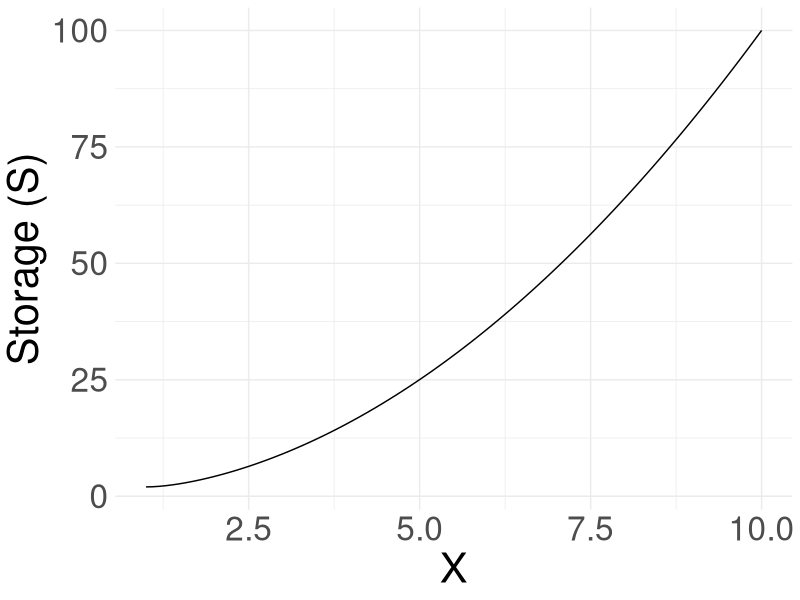
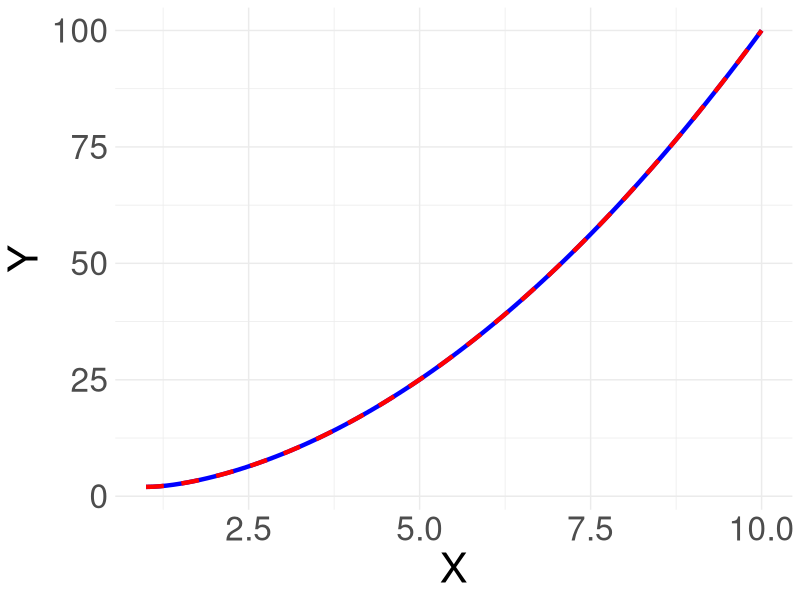
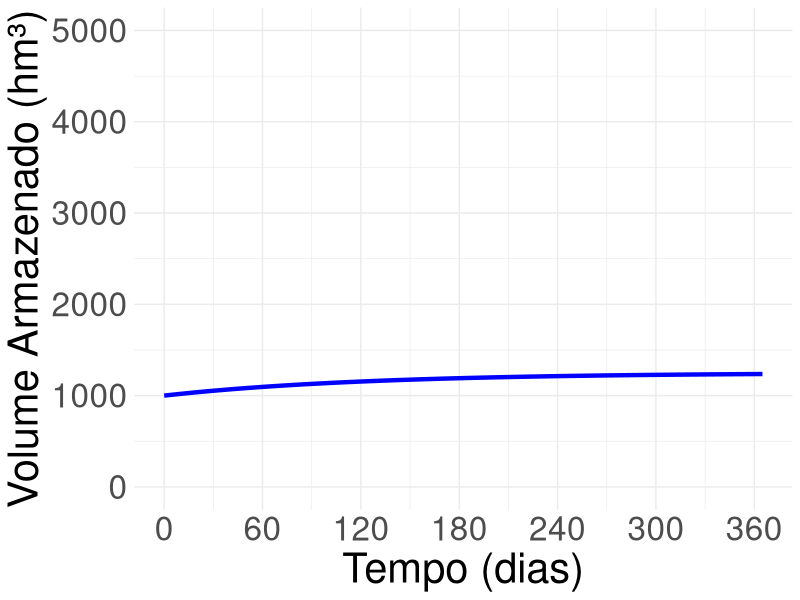
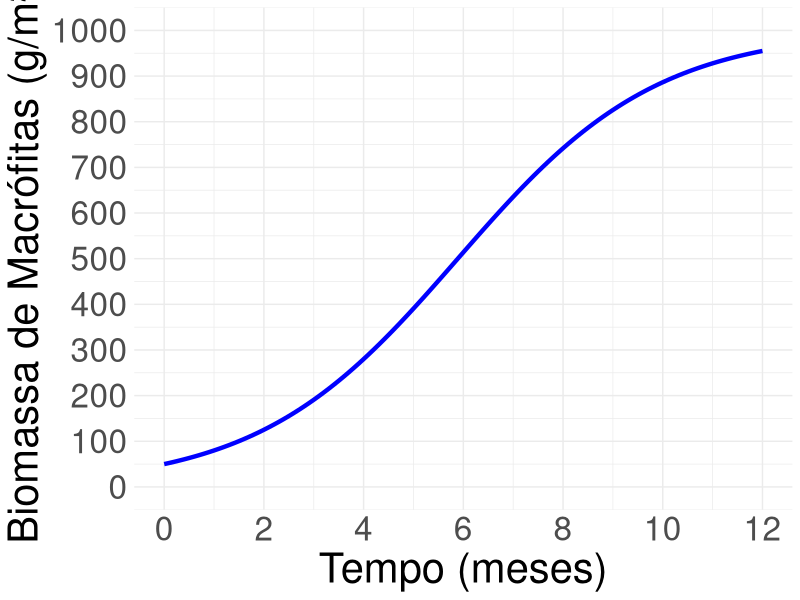
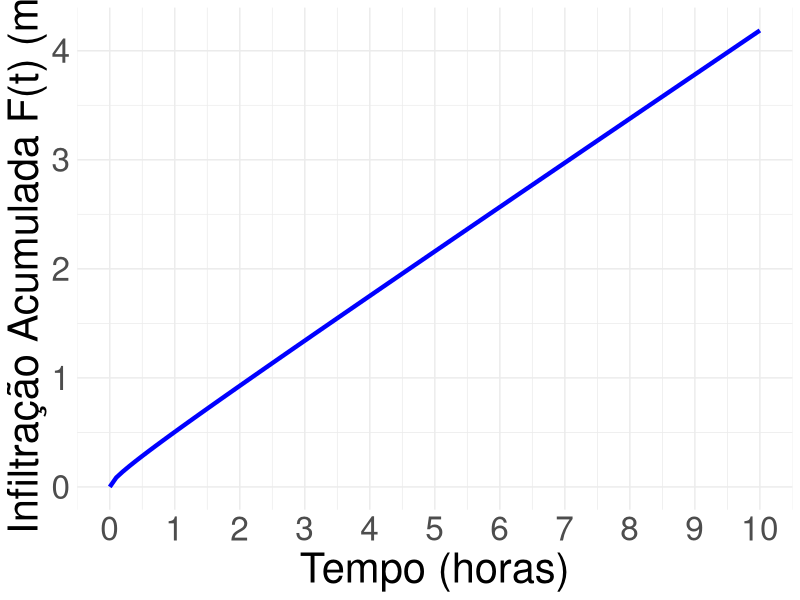
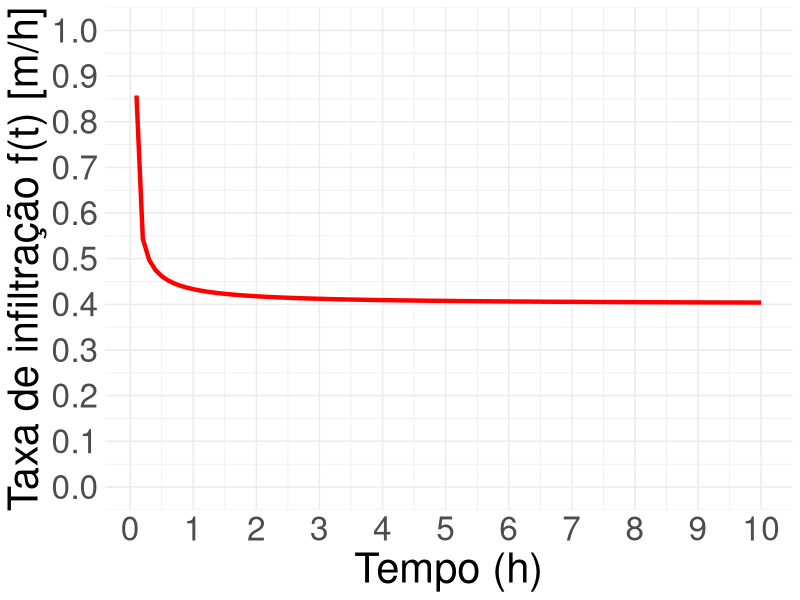

Recreate these plots in R, in order.
"
Programa de Pós-Graduação em Engenharia Agricola (PPGEA)
Disciplina: Matemática Aplicada à Engenharia Agrícola
Aula 9 - Equações Diferenciais Ordinárias (EDOs)

Autor: Dr. Pedro Alencar
05.11.2025
"

#%% 0. Carregando pacotes necessários ------
library(dplyr)    # Para manipulação de dados
library(tidyr)    # Para manipulação de dados

library(deSolve)  # Para resolver EDOs

library(ggplot2)  # Para visualização dos resultados

#%% 1. Exemplo simples com deSolve ------

#' Vamos voltar ao exemplo 1 e 2 da primeira parte da aula.
#' A equação diferencia é dada por:
#' x*y' + 2y = 4x^2
#' y(1) = 2
#'
#' Utilizando deSolve, devemos:
#' 1) definir a nossa equação como uma função
#' 2) definir o estado inicial
#' 3) definir os parâmetros (se houver)
#' 4) definir o tempo de simulação
#' 5) rodar a simulação com a função ode()

# 1) definindo a equação como uma função
#' Note que a função deve ter os argumentos: tempo, estado, parâmetros
#' No nosso caso, não há parâmetros
#' A função deve retornar uma lista com a derivada
#' A variável "x" será o tempo na simulação
#' A variável "y" será o estado que queremos simular
#' A equação deve ser rearranjada para isolar y':
#' y' = 4x - (2/x)y (Note que x != 0 é condição necessária)

ode_fun <- function(x, state, parameters) {
  with(as.list(state), {
    dy <- 4 * x - (2 / x) * y # from y' + (2/x)y = 4x
    list(c(dy))
  })
}

# 2) definindo o estado inicial
state <- c(y = 2)        # state vector: variable "y" starts at

# 3) definindo os parâmetros (se houver)
#' No nosso caso, não há parâmetros

# 4) definir o tempo de simulação
#' note que a sequência de tempo não pode conter 0, pois a equação não é
#' definida em x = 0
#' note ainda que o tempo deve começar em 1, pois é a condição inicial
xseq <- seq(1, 10, by = 0.1)

# 5) rodar a simulação com a função ode()
out <- ode(y = state, times = xseq, func = ode_fun)

head(out)

#%% 1.1 plotando resultados ------
ggplot(out, aes(x = xseq, y = y)) +
  geom_line() +
  labs(x = "X", y = "Storage (S)") +
  theme_minimal() +
  theme(text = element_text(size = 30))

#%% 1.2. Avaliando a solução algébrica ------

#' A solução algébrica da equação é dada por:
#' y = x^2 + C/x^2, com C = 1
#' Vamos avaliar a solução algébrica para comparar com a solução numérica

y_analitica <- function(x) {
  x^2 + 1 / x^2
}

y_analitica_vals <- y_analitica(xseq)

ggplot() +
  geom_line(aes(x = xseq, y = out[, "y"]), color = "blue", size = 1.5) +
  geom_line(aes(x = xseq, y = y_analitica_vals), color = "red",
   linetype = "dashed", size = 1.5) +
  labs(x = "X", y = "Y") +
  theme_minimal() +
  theme(text = element_text(size = 30)) +
  scale_color_manual(values = c("blue", "red")) +
  theme(legend.position = "none")

#' note que as linhas se sobrepõem perfeitamente

#%% 2. Exemplo 2 - Dinâmica de reservatórios ------

#' Assumindo que o reservatório se comporta como um tanque e que a vazão de
#' saida é proporcional ao volume armazenado, a dinâmica do volume,
#' i.e. Q = kV, o balanço hidrico deste reservatório é dado por:
#'
#' dV/dt = I - kV, onde
#' V = volume armazenado (m³)
#' I = inflow (m³/dia)
#' k = coeficiente de vazão (1/dia)
#'
#' Suponha que:
#' Volume inicial: V(0) = 1000 hm³
#' Volume máximo: Vmax = 5000 hm³
#' Inflow: I = 10 hm³/dia
#' Coeficiente de vazão: k = 0.05 1/dia
#'
#' Vamos simular a dinâmica do reservatório ao longo de 365 dias.

# 1) Definindo a equação como uma função
ode_fun_reservatorio <- function(t, state, parameters) {
  with(as.list(c(state, parameters)), {
    dV <- I - k * V
    list(c(dV))
  })
}

# 2) Definindo o estado inicial
state_reservatorio <- c(V = 1000)  # volume inicial em hm³

# 3) Definindo os parâmetros
parameters_reservatorio <- c(I = 10, k = 0.008)
    # inflow em hm³/dia e coeficiente de vazão em 1/dia

# 4) Definindo o tempo de simulação
times_reservatorio <- seq(0, 365, by = 1) # tempo em dias

# 5) Rodando a simulação com a função ode()
out_reservatorio <- ode(y = state_reservatorio, times = times_reservatorio,
  func = ode_fun_reservatorio, parms = parameters_reservatorio) |>
  as.data.frame() |>
  mutate(Q = parameters_reservatorio[2] * V) # Calculando a vazão de saída

head(out_reservatorio)

#%% 2.1 Plotando resultados ------
ggplot(as.data.frame(out_reservatorio), aes(x = time, y = V)) +
  geom_line(color = "blue", size = 1.5) +
  labs(x = "Tempo (dias)", y = "Volume Armazenado (hm³)") +
  scale_x_continuous(breaks = seq(0, 365, by = 60)) +
  scale_y_continuous(breaks = seq(0, 5000, by = 1000), limits = c(0, 5000)) +
  theme_minimal() +
  theme(text = element_text(size = 30))


#%% 3. Atividade ------

#' Um lago sofre enriquecimento por nutrientes (eutrofização).
#' Observa-se que a biomassa de macrófitas N(t) (em g/m²) cresce de
#' acordo com o modelo logístico (modelo de Verhulst):
#'
#' dN/dt = rN(1 - N/K), com:
#' taxa intrínseca de crescimento: r = 0.5 mês⁻¹,
#' capacidade de suporte do lago: K = 1000 g/m²,
#' biomassa inicial: N(0) = 50 g/m².
#'
#' Tarefas:
#' 1) Determinar N(t) analiticamente.
#' 2) Calcular a biomassa após 6 meses.
#' 3) Plotar a curva de crescimento no R.
#' 4) Discutir o que acontece se alterarmos r e/ou K.

#%% 3.1 Resolução da Atividade ------
ode_fun_eutrofizacao <- function(t, state, parameters) {
  with(as.list(c(state, parameters)), {
    dN <- r * N * (1 - N / K)
    list(c(dN))
  })
}

state_eutrofizacao <- c(N = 50)  # biomassa inicial em g/m²
parameters_eutrofizacao <- c(r = 0.5, K = 1000) # r em mês⁻¹ e K em g/m²
times_eutrofizacao <- seq(0, 12, by = 0.1) # tempo em meses

out_eutrofizacao <- ode(y = state_eutrofizacao, times = times_eutrofizacao,
  func = ode_fun_eutrofizacao, parms = parameters_eutrofizacao) |>
  as.data.frame()

head(out_eutrofizacao)

#%% 2) Biomassa após 6 meses
biomassa_6_meses <- out_eutrofizacao[out_eutrofizacao$time == 6, "N"]
biomassa_6_meses

#%% 3) Plotando resultados ------
ggplot(as.data.frame(out_eutrofizacao), aes(x = time, y = N)) +
  geom_line(color = "blue", size = 1.5) +
  labs(x = "Tempo (meses)", y = "Biomassa de Macrófitas (g/m²)") +
  scale_x_continuous(breaks = seq(0, 12, by = 2)) +
  scale_y_continuous(breaks = seq(0, 1000, by = 100), limits = c(0, 1000)) +
  theme_minimal() +
  theme(text = element_text(size = 30))

#%% 4) Discussão
#' Se K aumentar (mais nutrientes), a biomassa máxima suportada pelo lago
#' aumentará, permitindo um crescimento maior da biomassa de macrófitas.
#' Se r aumentar, a taxa de crescimento inicial será mais rápida, levando a
#' um aumento mais rápido da biomassa até atingir a capacidade de suporte K.

#%% 4. Atividade

#' Um solo possui as seguintes características:
#' Condutividade saturada Ks = 0.01 m/h
#' Potencial de sucção na frente de umidade ψf = 0.1 m
#' Umidade volumétrica saturada θs = 0.45
#' Umidade volumétrica inicial θi = 0.15
#' A infiltração acumulada F(t) [m] no solo é descrita pelo
#' modelo de Green-Ampt 1D:
#' dF/dt = Ks(1 + ψf(θs - θi)/F), com F(0) = 0.
#'
#' Tarefas:
#' 1) Resolva numericamente a equação e gere um gráfico da
#'    infiltração para o intevalo [0,10] horas.
#' 2) Estime graficamente a taxa de infiltração instantânea
#'    f(t) = dF/dt a partir do resultado obtido.
#' 3) Discuta qualitativamente como a taxa de infiltração varia com
#'  o tempo e com diferentes tipos de solo (mais arenoso ou mais argiloso).

#%% 4.1 Resolução da Atividade ------

#1)	resolvendo numericamente a equação
ode_fun_infiltracao <- function(t, state, parameters) {
  with(as.list(c(state, parameters)), {

    # Avoiding "no visible binding" notes
    # F <- state[["F"]]
    # Ks <- parameters[["Ks"]]
    # psi_f <- parameters[["psi_f"]]
    # theta_s <- parameters[["theta_s"]]
    # theta_i <- parameters[["theta_i"]]

    dF <- Ks * (1 + psi_f * (theta_s - theta_i) / F)
    list(c(dF))
  })
}

state_infiltracao <- c(F = 0.0001)  # infiltração inicial em m
parameters_infiltracao <- c(Ks = 0.4, psi_f = 0.1,
							theta_s = 0.45, theta_i = 0.05)
times_infiltracao <- seq(0, 10, by = 0.1) # tempo em horas

out_infiltracao <- ode(y = state_infiltracao, times = times_infiltracao,
  func = ode_fun_infiltracao, parms = parameters_infiltracao) |>
  as.data.frame()
head(out_infiltracao)

# 1.1) plotando resultados

ggplot(as.data.frame(out_infiltracao), aes(x = time, y = F)) +
  geom_line(color = "blue", size = 1.5) +
  labs(x = "Tempo (horas)", y = "Infiltração Acumulada F(t) (m)") +
  scale_x_continuous(breaks = seq(0, 10, by = 1)) +
#   scale_y_continuous(breaks = seq(0, 0.2, by = 0.02), limits = c(0, 0.2)) +
  theme_minimal() +
  theme(text = element_text(size = 30))

# 2) Estimando graficamente a taxa de infiltração instantânea
#' A taxa de infiltração instantânea f(t) = dF/dt pode ser estimada
#' graficamente pela inclinação da curva de infiltração acumulada F(t).
#' Note que a taxa de infiltração é maior no início e diminui com o tempo,
#' aproximando-se de um valor constante à medida que o solo se satura.

# Aproximação da derivada
f_t <- diff(out_infiltracao$F) / diff(out_infiltracao$time)  # ΔF/Δt
t_mid <- out_infiltracao$time[-1]  # tempos correspondentes às derivadas

ggplot() +
  geom_line(aes(x = t_mid, y = f_t), color = "red", size = 1.5) +
  labs(x = "Tempo (h)", y = "Taxa de infiltração f(t) [m/h]") +
  scale_x_continuous(breaks = seq(0, 10, by = 1)) +
  scale_y_continuous(breaks = seq(0, 1, by = 0.1), limits = c(0, 1)) +
  theme_minimal() +
  theme(text = element_text(size = 30)) +
  scale_color_manual(values = c("blue", "red")) +
  theme(legend.position = "none")

# 3) Discussão
#' A taxa de infiltração f(t) diminui com o tempo, pois à medida que o solo
#' se satura, a capacidade de absorção de água diminui.
#' Solos mais arenosos tendem a ter uma taxa de infiltração inicial mais alta
#' devido à maior porosidade, enquanto solos mais argilosos têm uma taxa
#' inicial mais baixa devido à menor porosidade e maior retenção de água.
